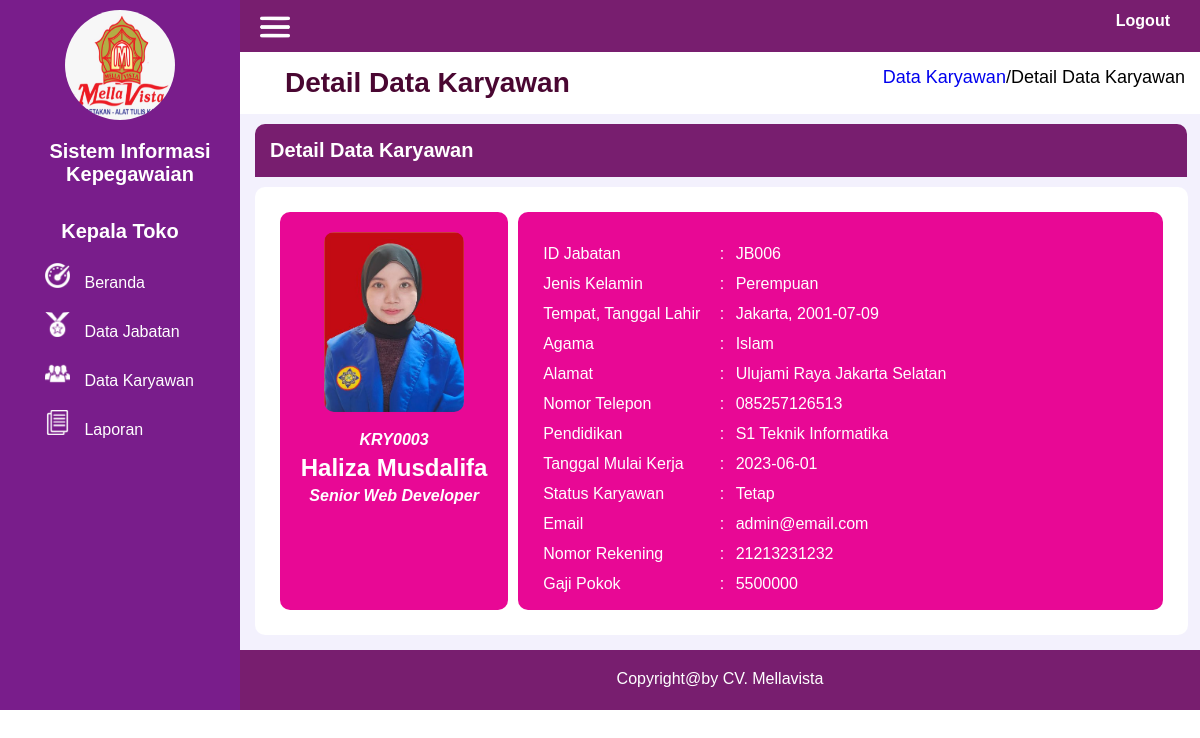
Screenshot of /asset/tampilan/detail_karyawan_pimpinan.php?id_karyawan=KRY0003 with the database file from the repository.
### tables this page shows
CREATE TABLE `karyawan` (
  `id_karyawan` varchar(10) NOT NULL,
  `id_jabatan` varchar(10) NOT NULL,
  `nama_karyawan` varchar(100) NOT NULL,
  `jk` varchar(15) NOT NULL,
  `tempat_lahir` varchar(50) NOT NULL,
  `tgl_lahir` date NOT NULL,
  `agama` varchar(20) NOT NULL,
  `alamat` varchar(225) NOT NULL,
  `no_telp` varchar(12) NOT NULL,
  `pendidikan` varchar(50) NOT NULL,
  `tgl_mulai_kerja` date NOT NULL,
  `status_karyawan` varchar(20) NOT NULL,
  `email` varchar(100) NOT NULL,
  `no_rek` varchar(25) NOT NULL,
  `foto` varchar(225) NOT NULL
);

CREATE TABLE `jabatan` (
  `id_jabatan` varchar(10) NOT NULL,
  `nama_jabatan` varchar(100) NOT NULL,
  `gaji_pokok` int(11) NOT NULL
);

### asset/tampilan/detail_karyawan_pimpinan.php (the view, shortened to what this page needs)
<!DOCTYPE html>
<html lang="en">
<head>
    <link rel="stylesheet" href="../../css/style.css">
</head>
<body>
<?php
    include "../../koneksi.php";
    $id_karyawan = $_GET['id_karyawan'];
    $sql = "SELECT karyawan.*, jabatan.nama_jabatan, jabatan.gaji_pokok FROM karyawan LEFT JOIN jabatan ON karyawan.id_jabatan = jabatan.id_jabatan WHERE id_karyawan='$id_karyawan'";
    $result = mysqli_query($koneksi, $sql);
    if (mysqli_num_rows($result) > 0) {
        $row = mysqli_fetch_assoc($result);
        $id_karyawan = $row['id_karyawan'];
        $id_jabatan = $row['id_jabatan'];
        $nama_karyawan = $row['nama_karyawan'];
        $jk = $row['jk'];
        $tempat_lahir = $row['tempat_lahir'];
        $tgl_lahir = $row['tgl_lahir'];
        $agama = $row['agama'];
        $alamat = $row['alamat'];
        $no_telp = $row['no_telp'];
        $pendidikan = $row['pendidikan'];
        $tgl_mulai_kerja = $row['tgl_mulai_kerja'];
        $status_karyawan = $row['status_karyawan'];
        $email = $row['email'];
        $no_rek = $row['no_rek'];
        $foto = $row['foto'];
        $nama_jabatan = $row['nama_jabatan'];
        $gaji_pokok = $row['gaji_pokok'];
    }
?>
    <div class="container">
        <div class="side-kiri">
            <div class="identitas">
                <div class="logo">
                    <img src="../../gambar/logo.jpeg">
                </div>
            </div>
            <div class="judul">
                    Sistem Informasi Kepegawaian
                </div>
            <div class="kotak-akses">
                Kepala Toko
            </div>
            <div class="side-menu">
                <img src="../../gambar/dashboard.png">
                <a href="../beranda_pimpinan.php">Beranda</a>
            </div>
            <div class="side-menu">
                <img src="../../gambar/jabatan.png">
                <a href="../tampilan/data_jabatan_pimpinan.php">Data Jabatan</a>
            </div>
            <div class="side-menu">
                <img src="../../gambar/pegawai.png">
                <a href="../tampilan/data_karyawan_pimpinan.php">Data Karyawan</a>
            </div>
            <div class="side-menu">
                <img src="../../gambar/laporan.png">
                <a href="../tampilan/laporan.php">Laporan</a>
            </div>
        </div>
        <div class="side-kanan">
            <div class="kepala">
                <div class="kepala-garis"><img src="../../gambar/garis.png"></div>
                <div class="logout"><a href="../../logout.php">Logout</a></div>
            </div>
            <div class="judul-halaman">
                <div class="judul-detail"><h1>Detail Data Karyawan</h1></div>
                <div class="link"><a href="data_karyawan.php">Data Karyawan</a>/Detail Data Karyawan</div>
            </div>
            <div class="kotak-judul-detail">
                Detail Data Karyawan
            </div>
            <div class="halaman-beranda">
                <div class="detail-foto">
                    <img src="../../gambar/foto/<?php echo $foto; ?>">
                    <br>
                    <h4><?php echo $id_karyawan; ?></h4>
                    <h3><?php echo $nama_karyawan; ?></h3>
                    <h4><?php echo $nama_jabatan; ?></h4>
                </div>
                <div class="detail-identitas">
                    <br>
                    <div class="kotak-identitas">
                        <div class="identitas-kiri">ID Jabatan</div>
                        <div class="identitas-tengah">:</div>
                        <div class="identitas-kanan"><?php echo $id_jabatan; ?></div>
                    </div>
                    <div class="kotak-identitas">
                        <div class="identitas-kiri">Jenis Kelamin</div>
                        <div class="identitas-tengah">:</div>
                        <div class="identitas-kanan"><?php echo $jk; ?></div>
                    </div>
                    <div class="kotak-identitas">
                        <div class="identitas-kiri">Tempat, Tanggal Lahir</div>
                        <div class="identitas-tengah">:</div>
                        <div class="identitas-kanan"><?php echo $tempat_lahir; ?>, <?php echo $tgl_lahir; ?></div>
                    </div>
                    <div class="kotak-identitas">
                        <div class="identitas-kiri">Agama</div>
                        <div class="identitas-tengah">:</div>
                        <div class="identitas-kanan"><?php echo $agama; ?></div>
                    </div>
                    <div class="kotak-identitas">
                        <div class="identitas-kiri">Alamat</div>
                        <div class="identitas-tengah">:</div>
                        <div class="identitas-kanan"><?php echo $alamat; ?></div>
                    </div>
                    <div class="kotak-identitas">
                        <div class="identitas-kiri">Nomor Telepon</div>
                        <div class="identitas-tengah">:</div>
                        <div class="identitas-kanan"><?php echo $no_telp; ?></div>
                    </div>
                    <div class="kotak-identitas">
                        <div class="identitas-kiri">Pendidikan</div>
                        <div class="identitas-tengah">:</div>
                        <div class="identitas-kanan"><?php echo $pendidikan; ?></div>
                    </div>
                    <div class="kotak-identitas">
                        <div class="identitas-kiri">Tanggal Mulai Kerja</div>
                        <div class="identitas-tengah">:</div>
                        <div class="identitas-kanan"><?php echo $tgl_mulai_kerja; ?></div>
                    </div>
                    <div class="kotak-identitas">
                        <div class="identitas-kiri">Status Karyawan</div>
                        <div class="identitas-tengah">:</div>
                        <div class="identitas-kanan"><?php echo $status_karyawan; ?></div>
                    </div>
                    <div class="kotak-identitas">
                        <div class="identitas-kiri">Email</div>
                        <div class="identitas-tengah">:</div>
                        <div class="identitas-kanan"><?php echo $email; ?></div>
                    </div>
                    <div class="kotak-identitas">
                        <div class="identitas-kiri">Nomor Rekening</div>
                        <div class="identitas-tengah">:</div>
                        <div class="identitas-kanan"><?php echo $no_rek; ?></div>
                    </div>
                    <div class="kotak-identitas">
                        <div class="identitas-kiri">Gaji Pokok</div>
                        <div class="identitas-tengah">:</div>
                        <div class="identitas-kanan"><?php echo $gaji_pokok; ?></div>
                    </div>
            </div>
        </div>
        <div class="kaki">
                Copyright@by CV. Mellavista
            </div>
    </div>
</body>
</html>

### css/style.css (style rules this page uses)
* { font-family: Arial, Helvetica, sans-serif; margin: 0; }
.container { width: 100%; height: auto; background-color: antiquewhite; display: flex; }
.side-kiri { width: 20%; min-height: 600px; background-color: rgb(121, 29, 139); }
.side-kanan { width: 80%; min-height: 600px; background-color: rgb(243, 241, 253); }
.identitas { display: flex; min-height: 40px; width: auto; margin-bottom: 40px; }
.logo { width: 100%; height: 40px; padding: 10px; text-align: center; }
.logo img { border-radius: 50%; width: 110px; height: 110px; }
.judul { width: 100%; height: 40px; padding: 10px; color: white; font-family: Helvetica; font-weight: bold; margin-top: 70px; margin-bottom: 30px; text-align: center; font-size: 20px; }
.side-menu { width: auto; border: 2px; color: aliceblue; padding: 10px 0px 10px 20px; align-items: center; margin-left: 25px; }
.side-menu a { text-decoration: none; color: white; cursor: pointer; margin-left: 10px; }
.side-menu img { width: 25px; height: 25px; }
.kotak-akses { width:auto; color:white; font-size: 20px; font-weight: bold; margin-bottom: 10px; text-align: center; }
.kepala { width: auto; min-height: 40px; background-color: rgb(120, 30, 111); padding: 12px 30px 0px 0px; display: flex; }
.kepala-garis { width: 10%; height: 30px; }
.kepala-garis img { width: 30px; height: 30px; margin-left: 20px; }
.logout { width: 90%; height: 30px; text-align: right; }
.logout a { margin-top:20px; color: #fff; font-weight: bold; text-decoration: none; }
.judul-halaman { width: auto; min-height: 40px; text-align: right; background-color: #fff; display: flex; }
h1 { text-align: left; font-size: 28px; font-weight: bold; color: rgb(74, 7, 50); padding: 10px; margin-left: 10px; }
h3 { font-size: 24px; font-weight: bold; color: #fff; }
h4 { font-size: 16px; font-weight: bold; color: #fff; font-style: italic; margin: 5px; }
.halaman-beranda { width: 93%; min-height: 400px; background-color: #fff; padding: 20px; border-radius: 10px; margin: 10px 0px 0px 15px; display: flex; }
.kotak-judul-detail { width: 94%; min-height: 20px; background-color: rgb(120, 30, 111); padding: 15px; border-radius: 10px 10px 0px 0px; margin: 10px 0px 0px 15px; color: #fff; font-size: 20px; font-weight: bold; }
.judul-detail { font-size: 30px; font-weight: bold; text-align: left; padding: 5px; width: 35%; margin-left: 20px; }
.link { font-size: 18px; text-align: right; padding: 15px; width: 65%; }
.link a { text-decoration: none; }
.detail-foto { width: 25%; min-height: 50px; padding: 10px; color: #fff; background-color: rgb(232, 8, 149); text-align: center; border-radius: 10px; margin: 5px; }
.detail-foto img { width: 140px; height: 180px; border-radius: 10px; margin: 10px; }
.detail-identitas { width: 75%; height: auto; padding: 10px; background-color: rgb(232, 8, 149); border-radius: 10px; margin: 5px; color: #fff; }
.kotak-identitas { width: 100%; display: flex; height: 30px; margin-left: 10px; }
.identitas-kiri { width: 28%; height: auto; padding: 5px; }
.identitas-tengah { width: 1%; height: auto; padding: 5px; }
.identitas-kanan { width: 71%; height: auto; padding: 5px; }
.kaki { width: auto; min-height: 20px; background-color: rgb(120, 30, 111); padding: 20px; color: #fff; font-size: 16px; text-align: center; margin-top: 15px; }

### rows the page displays
karyawan: foto (picture), id_karyawan "KRY0003", nama_karyawan "Haliza Musdalifa", id_jabatan.nama_jabatan "Senior Web Developer", id_jabatan "JB006", jk "Perempuan", tempat_lahir "Jakarta", tgl_lahir "2001-07-09", agama "Islam", alamat "Ulujami Raya Jakarta Selatan", no_telp "085257126513", pendidikan "S1 Teknik Informatika", tgl_mulai_kerja "2023-06-01", status_karyawan "Tetap", email "admin@email.com", no_rek "21213231232", id_jabatan.gaji_pokok "5500000"
